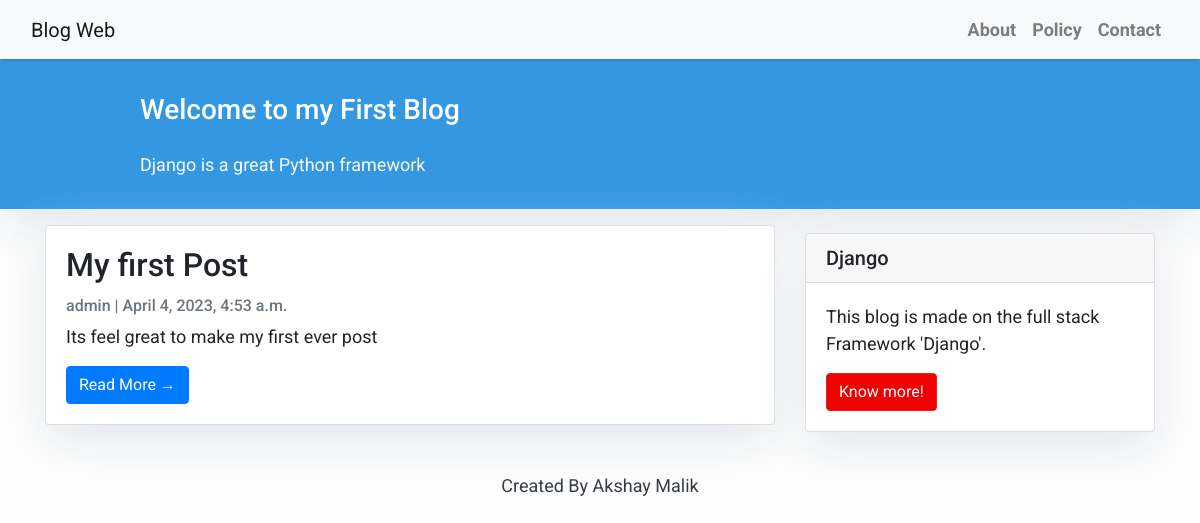
The page / on the database its author committed.
### Post/models.py (models this page shows, shortened)
class Post(models.Model):
    title = models.CharField(max_length=200, unique=True)
    slug = models.SlugField(max_length=200, unique=True)
    author = models.ForeignKey(User, on_delete= models.CASCADE, related_name='blog_posts')
    updated_on = models.DateTimeField(auto_now=True)
    content = models.TextField()
    created_on = models.DateTimeField(auto_now_add=True)
    status = models.IntegerField(choices=STATUS, default=0)
    class Meta:
        ordering = ['-created_on']

### Post/views.py (the view)
# urls.py: path('', views.PostList.as_view(), name='home'),
class PostList(generic.ListView):
    queryset = Post.objects.filter(status=1).order_by('-created_on')
    template_name = 'index.html'

### templates/index.html (shortened to what this page needs)
{% extends "base.html" %}
{% block content %}
<header class="masthead">
    <div class="container">
        <div class="row">
            <div class=" col-md-8 col-md-10 mx-auto">
                <div class="site-heading">
                    <h3 class=" site-heading my-4 mt-3 text-white"> Welcome to my First Blog </h3>
                    <p class="text-light">Django is a great  Python framework &nbsp
                    </p>
                </div>
            </div>
        </div>
    </div>
</header>
<div class="container">
    <div class="row">
        <div class="col-md-8 mt-3 left">
            {% for post in post_list %}
            <div class="card mb-4">
                <div class="card-body">
                    <h2 class="card-title">{{ post.title }}</h2>
                    <p class="card-text text-muted h6">{{ post.author }} | {{ post.created_on}} </p>
                    <p class="card-text">{{post.content|slice:":200" }}</p>
                    <a href="{% url 'post_details' post.slug  %}" class="btn btn-primary">Read More &rarr;</a>
                </div>
            </div>
            {% endfor %}
        </div>
        {% block sidebar %} {% include 'sidebar.html' %} {% endblock sidebar %}
    </div>
</div>
{%endblock%}

### templates/base.html (style rules this page uses)
body { font-family: "Roboto", sans-serif; font-size: 17px; background-color: #fdfdfd; }
.masthead { background: #3398E1; height: auto; padding-bottom: 15px; box-shadow: 0 16px 48px #E3E7EB; padding-top: 10px; }

### templates/index.html (style rules this page uses)
body { font-family: "Roboto", sans-serif; font-size: 18px; background-color: #fdfdfd; }
.card { box-shadow: 0 16px 48px #E3E7EB; }

### templates/sidebar.html (style rules this page uses)
.card { box-shadow: 0 16px 48px #E3E7EB; }

### rows shown on the page
Post: title "My first Post", author "admin", created_on "April 4, 2023, 4:53 a.m.", content "Its feel great to make my first ever post"
